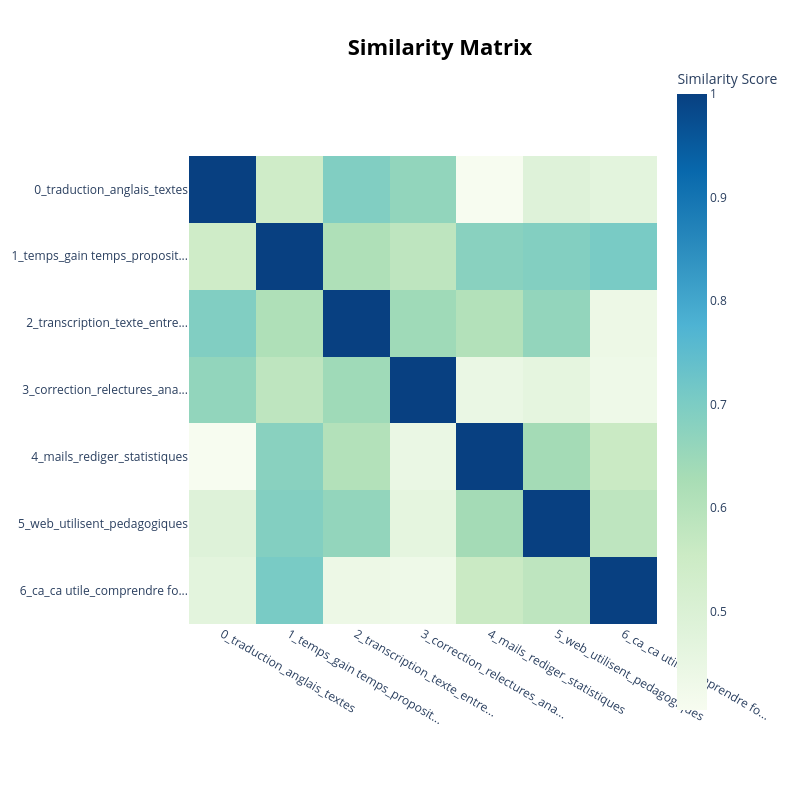

The code cell stored with this chart in its notebook:
### Markdown cell above
## Matrice de similarité et arbre hiérarchique

On regarde quels sont les topics proches et s'il peut être judicieux d'opérer des regroupements.

### Code cell
topic_model.visualize_heatmap()

### Figure 1 — Plotly figure (JSON) as saved in the notebook; plotly's stock layout.template omitted (floating-point values rounded to 4 significant figures)
{"data": [{"coloraxis": "coloraxis", "hovertemplate": "x: %{x}<br>y: %{y}<br>Similarity Score: %{z}<extra></extra>", "name": "0", "type": "heatmap", "x": ["0_traduction_anglais_textes", "1_temps_gain temps_proposit...", "2_transcription_texte_entre...", "3_correction_relectures_ana...", "4_mails_rediger_statistiques", "5_web_utilisent_pedagogiques", "6_ca_ca utile_comprendre fo..."], "xaxis": "x", "y": ["0_traduction_anglais_textes", "1_temps_gain temps_proposit...", "2_transcription_texte_entre...", "3_correction_relectures_ana...", "4_mails_rediger_statistiques", "5_web_utilisent_pedagogiques", "6_ca_ca utile_comprendre fo..."], "yaxis": "y", "z": [[1.0, 0.5429, 0.692, 0.6647, 0.4048, 0.4855, 0.471], [0.5429, 1.0, 0.6132, 0.5829, 0.6799, 0.6889, 0.7052], [0.692, 0.6132, 1.0, 0.6431, 0.605, 0.663, 0.4386], [0.6647, 0.5829, 0.6431, 1.0, 0.4462, 0.4637, 0.4331], [0.4048, 0.6799, 0.605, 0.4462, 1.0, 0.6351, 0.5578], [0.4855, 0.6889, 0.663, 0.4637, 0.6351, 1.0, 0.5835], [0.471, 0.7052, 0.4386, 0.4331, 0.5578, 0.5835, 1.0]]}], "layout": {"coloraxis": {"autocolorscale": false, "colorbar": {"title": {"text": "Similarity Score"}}, "colorscale": [[0, "rgb(247,252,240)"], [0.125, "rgb(224,243,219)"], [0.25, "rgb(204,235,197)"], [0.375, "rgb(168,221,181)"], [0.5, "rgb(123,204,196)"], [0.625, "rgb(78,179,211)"], [0.75, "rgb(43,140,190)"], [0.875, "rgb(8,104,172)"], [1, "rgb(8,64,129)"]]}, "height": 800, "hoverlabel": {"bgcolor": "white", "font": {"family": "Rockwell", "size": 16}}, "legend": {"title": {"text": "Trend"}}, "margin": {"t": 60}, "showlegend": true, "title": {"font": {"color": "Black", "size": 22}, "text": "<b>Similarity Matrix</b>", "x": 0.55, "xanchor": "center", "y": 0.95, "yanchor": "top"}, "width": 800, "xaxis": {"anchor": "y", "constrain": "domain", "domain": [0, 1], "scaleanchor": "y"}, "yaxis": {"anchor": "x", "autorange": "reversed", "constrain": "domain", "domain": [0, 1]}}}
